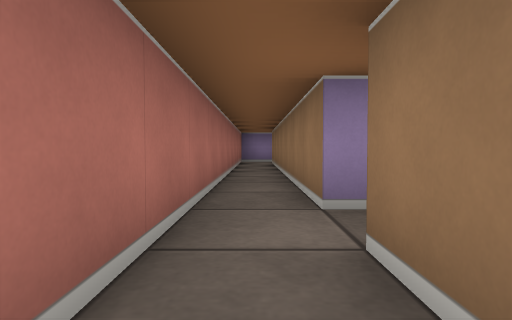
view 1 (above)

22 first-person views from a walk through a cub3D ray-caster map. The camera is about half as high as the walls, tilts 2° down and sees 75° across. The floor is counted in squares. Each view is taken from the middle of a square. On the plan, view 1 faces up. The plan holds only what a view shows up to about 9 squares ahead; the rest is blank.

view 2
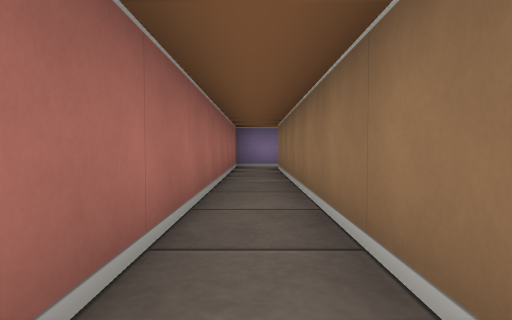

view 3
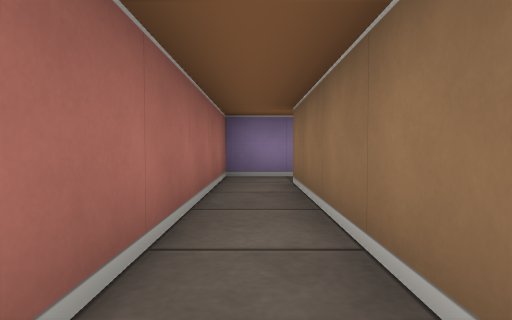

view 4
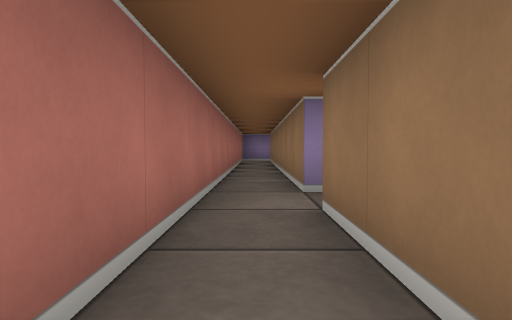

view 5
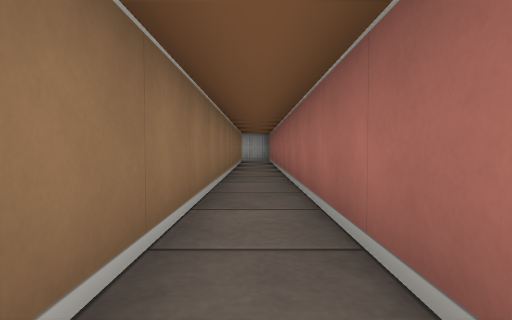

view 6
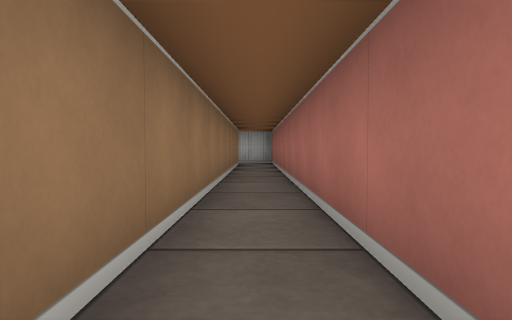

view 7
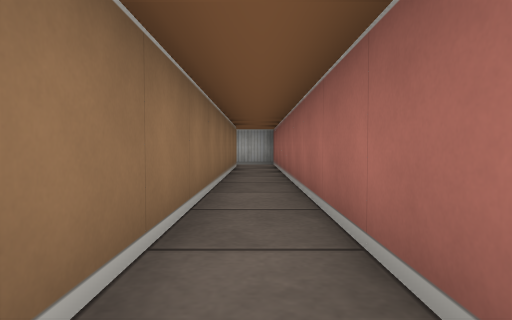

view 8
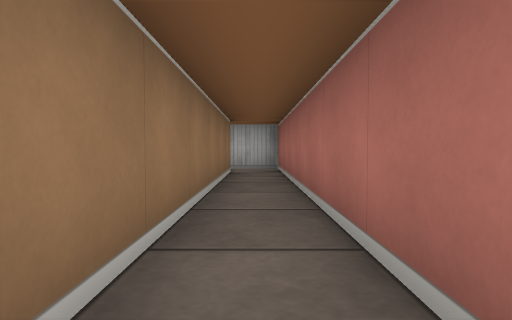

view 9
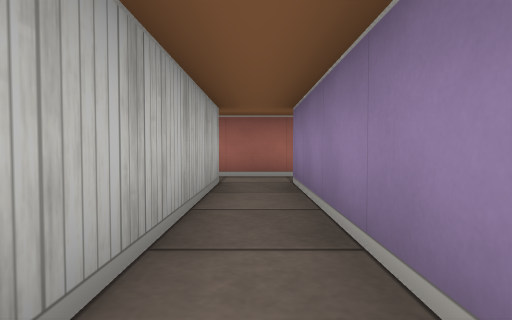

view 10
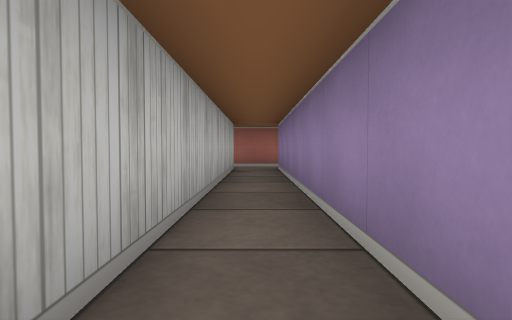

view 11
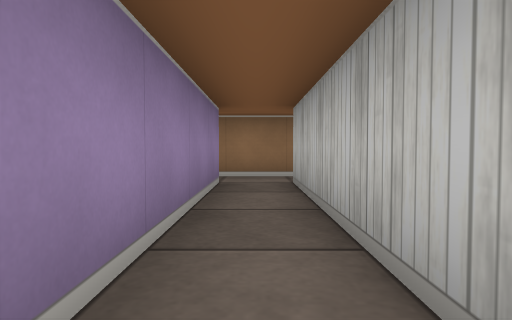

view 12
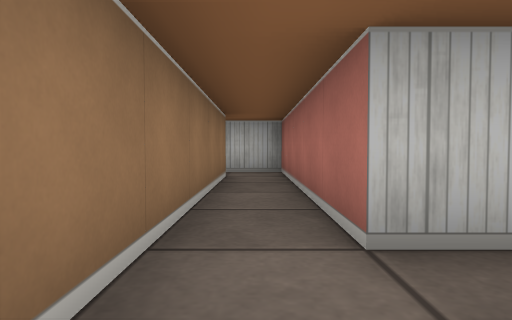

view 13
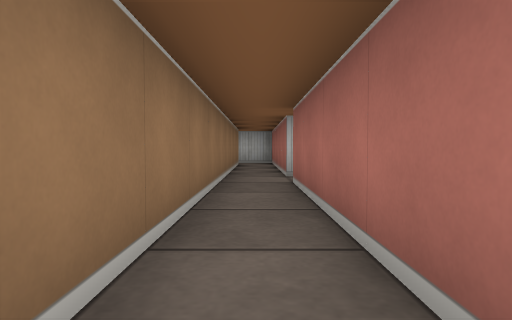

view 14
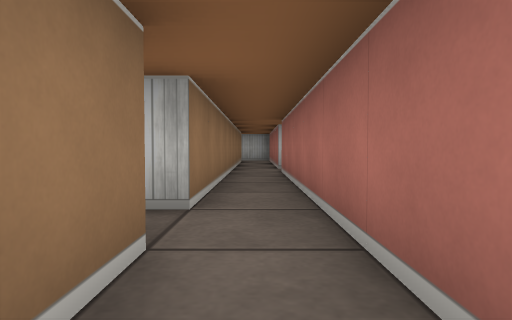

view 15
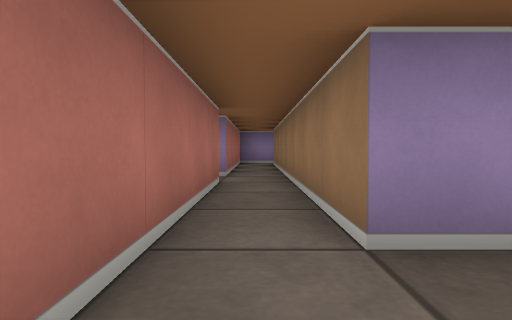

view 16
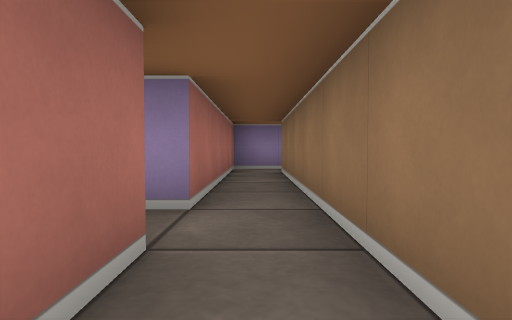

view 17
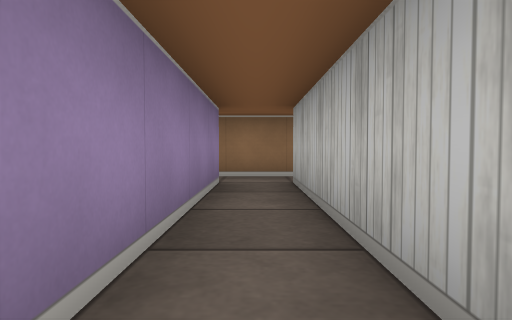

view 18
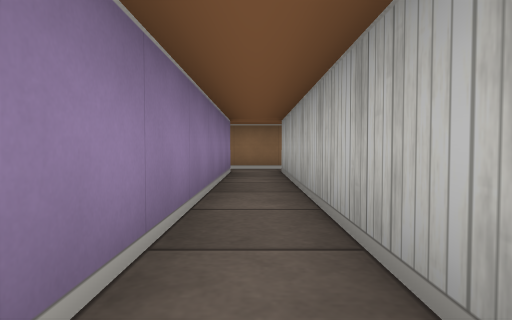

view 19
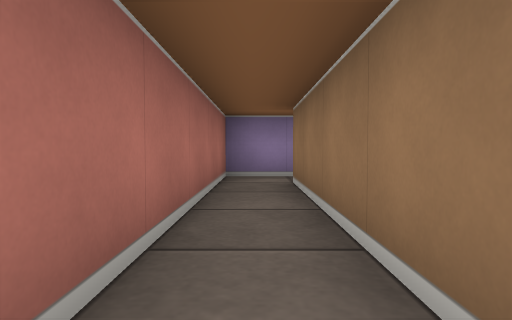

view 20
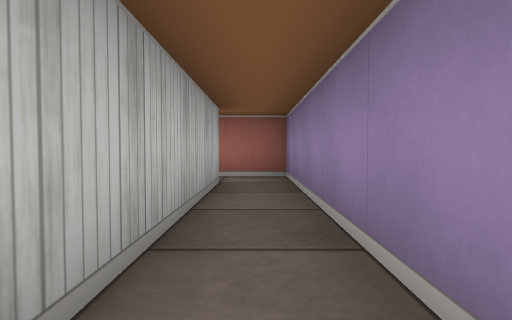

view 21
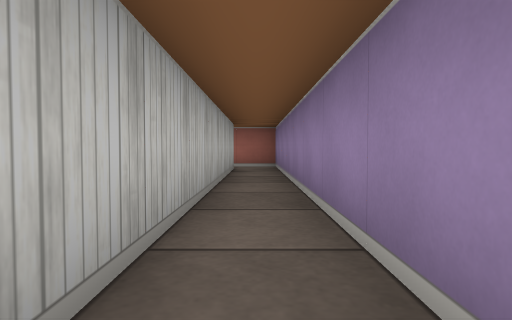

view 22
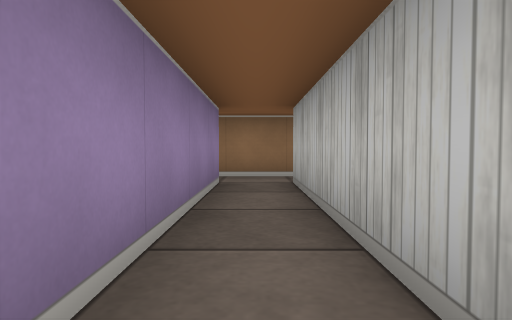

### Floor plan
Ten units are one square. View 1 is at (0, 0); x grows to the right and y downward. Boxes are objects, and circles mark ways between rooms. Rooms are numbered by the first view taken in them; rooms with no view inside come last. Other rooms are left out.
<svg viewBox="-10 -235 180 340">
<path fill="none" stroke="#000" d="M-5 -25 -5 95M5 95 5 -15M5 -25 5 -105M5 -115 -5 -115 -5 -25M75 -25 5 -25M85 25 85 -25M5 -15 75 -15 75 25M75 -75 75 -25M85 -25 85 -65M75 -115 5 -115M16 -105 75 -105 75 -75M85 -75 85 -115M155 -165 85 -165M165 -154 165 -166M85 -155 155 -155M85 -115 85 -155M85 -165 75 -165 75 -115"/>
<circle cx="0" cy="-30" r="3" fill="#2a7"/>
<circle cx="10" cy="-20" r="3" fill="#2a7"/>
<circle cx="10" cy="-110" r="3" fill="#2a7"/>
<circle cx="80" cy="-30" r="3" fill="#2a7"/>
<circle cx="80" cy="-70" r="3" fill="#2a7"/>
<circle cx="80" cy="-120" r="3" fill="#2a7"/>
<circle cx="90" cy="-160" r="3" fill="#2a7"/>
<text x="0" y="30">1</text>
<text x="0" y="-70">2</text>
<text x="60" y="-20">3</text>
<text x="80" y="-50">4</text>
<text x="50" y="-110">5</text>
<text x="160" y="-230">6</text>
<text x="80" y="-140">7</text>
</svg>
Room 1 opens to room 2. Room 1 opens to room 3. Room 2 opens to room 5. Room 3 opens to room 4. Room 4 opens to room 5. Room 5 opens to room 7. Room 6 opens to room 7.

Where each view was taken, in squares from view 1:
view 1: 0 up, 0 right, facing up
view 2: 3 up, 0 right, facing up
view 3: 6 up, 0 right, facing up
view 4: 1 down, 0 right, facing up
view 5: 2 up, 0 right, facing down
view 6: 0 up, 0 right, facing down
view 7: 1 down, 0 right, facing down
view 8: 3 down, 0 right, facing down
view 9: 2 up, 5 right, facing left
view 10: 2 up, 8 right, facing left
view 11: 2 up, 3 right, facing right
view 12: 3 up, 8 right, facing down
view 13: 7 up, 8 right, facing down
view 14: 9 up, 8 right, facing down
view 15: 6 up, 8 right, facing up
view 16: 9 up, 8 right, facing up
view 17: 11 up, 3 right, facing right
view 18: 11 up, 1 right, facing right
view 19: 11 up, 8 right, facing up
view 20: 16 up, 13 right, facing left
view 21: 16 up, 16 right, facing left
view 22: 16 up, 11 right, facing right
